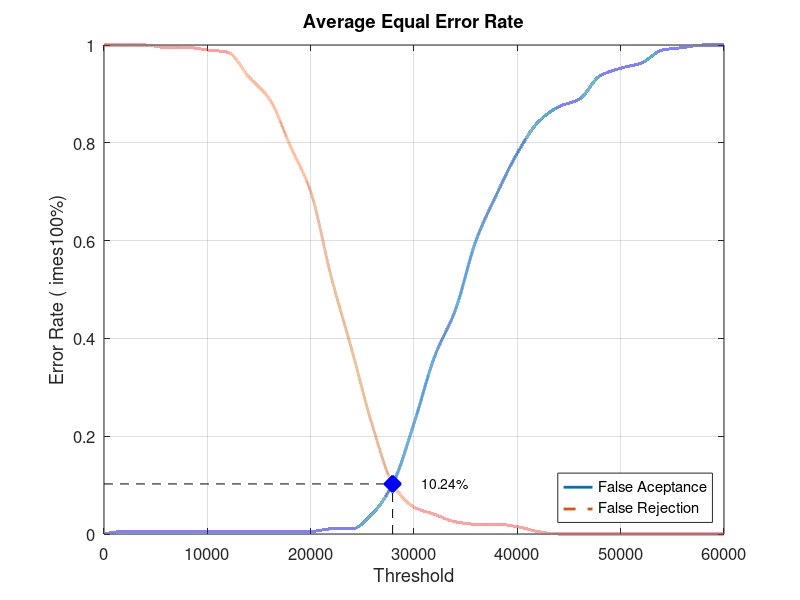
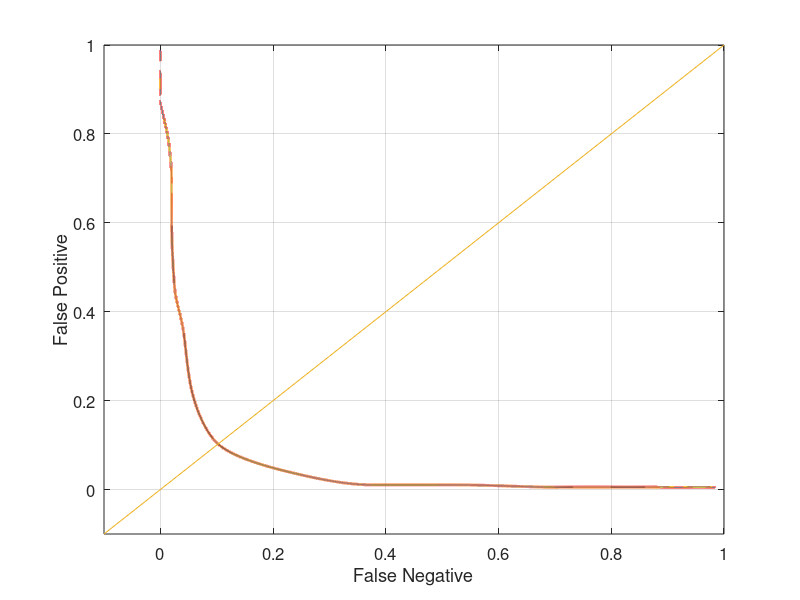

Write MATLAB code to recreate these figures, in order.
close all;
clear;
clc;
x = 0:2000:60000;
xq = 0:0.5:60000;

y0 = [0 0.00526316 0.00526316 0.00526316 0.00526316 0.00526316 0.00526316 0.00526316 0.00526316 0.00526316 0.00526316 0.0105263 0.0105263 0.0421053 0.105263 0.226316 0.363158 0.457895 0.6 0.694737 0.778947 0.842105 0.873684 0.889474 0.936842 0.952632 0.963158 0.989474 0.994737 1 1]
yy0 = interp1(x, y0, xq, 'pchip');
y1 = [1 1 1 0.995 0.995 0.99 0.985 0.935 0.89 0.795 0.7 0.525 0.375 0.22 0.1 0.055 0.04 0.025 0.02 0.02 0.015 0.005 0 0 0 0 0 0 0 0 0]
yy1 = interp1(x, y1, xq, 'pchip');

% Calculating EER: 
y2 = abs(y0 - y1);
find(y2 == min(y2))
yy2 = abs(yy0 - yy1);
xEER = find(yy2 == min(yy2));
xEERIndex = xq(xEER) % X-axis EER
yEER = yy0(xEER) % Y-axis EER

main = figure
plot(xq, yy0,'-','LineWidth', 2);	hold on
plot(xq, yy1,'--','LineWidth', 2);	hold on
plot([xEERIndex xEERIndex], [0 yEER], 'k--');	hold on
plot([0 xEERIndex], [yEER yEER], 'k--');	hold on
plot(xEERIndex, yEER, 'bx', 'LineWidth', 10);	hold on
text(xEERIndex + 10 * xEERIndex / 100, yEER, [num2str(round((10000 * yEER)) / 100) '%'])
legend('False Aceptance', 'False Rejection', 'Location', 'SouthEast')
xlabel('Threshold')
ylabel('Error Rate (	imes100%)')
title('Average Equal Error Rate')
set(gca, 'FontSize', 12)
axis([0 60000 0 1])
grid on

print(main, 'Database4_3Main', '-dpng');
FNRxFPR = figure('Color', [1 1 1]);
plot(yy1, yy0, '-', yy1, yy0, 'LineWidth', 2);
hold on
y = -0.1:0.1:1
plot(y, y); 
set(gca, 'FontSize', 12)
xlabel('False Negative')
ylabel('False Positive')
axis([-0.1 1 -0.1 1])
set(gca, 'FontSize', 12)
grid on

print(FNRxFPR, 'Database4_3FNRxFPR','-dpng');
